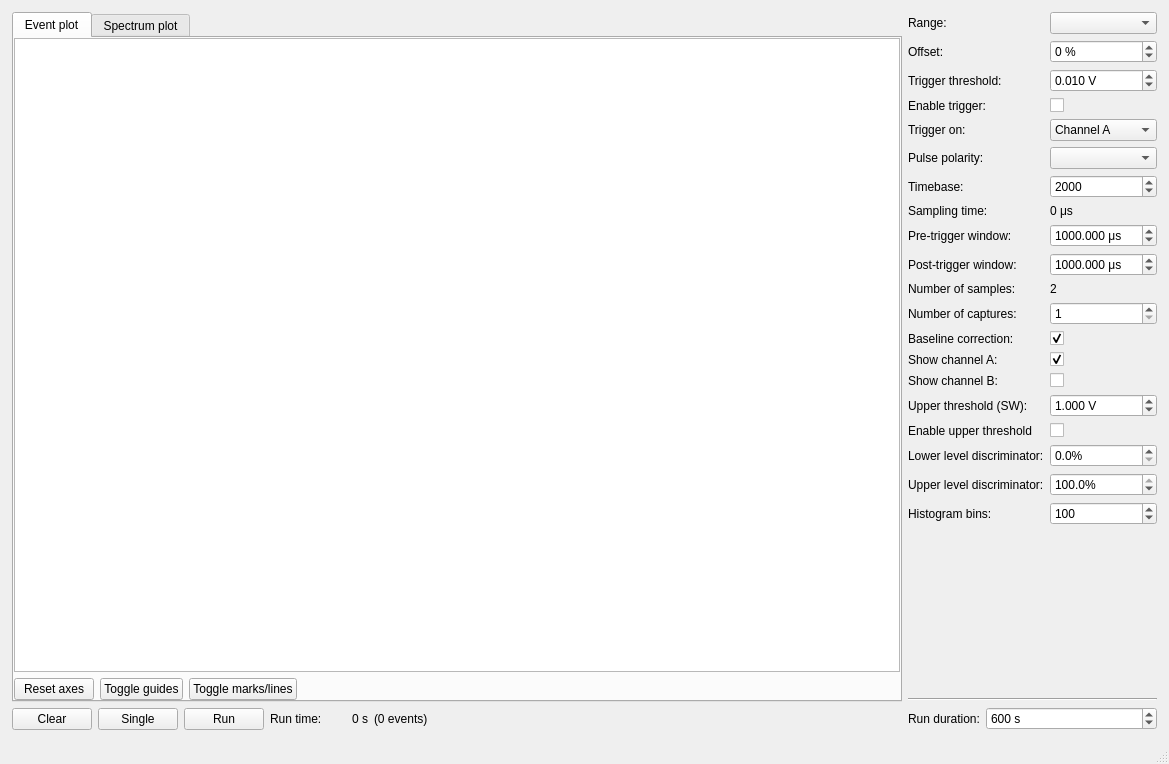
<?xml version="1.0" encoding="UTF-8"?>
<ui version="4.0">
 <class>MainWindow</class>
 <widget class="QMainWindow" name="MainWindow">
  <property name="geometry">
   <rect>
    <x>0</x>
    <y>0</y>
    <width>1169</width>
    <height>764</height>
   </rect>
  </property>
  <property name="windowTitle">
   <string>MainWindow</string>
  </property>
  <widget class="QWidget" name="centralwidget">
   <layout class="QHBoxLayout" name="horizontalLayout_2">
    <property name="leftMargin">
     <number>12</number>
    </property>
    <property name="topMargin">
     <number>12</number>
    </property>
    <property name="rightMargin">
     <number>12</number>
    </property>
    <property name="bottomMargin">
     <number>12</number>
    </property>
    <item>
     <layout class="QVBoxLayout" name="verticalLayout">
      <item>
       <widget class="QTabWidget" name="plot_tabs">
        <property name="currentIndex">
         <number>0</number>
        </property>
        <widget class="QWidget" name="event_tab">
         <attribute name="title">
          <string>Event plot</string>
         </attribute>
         <layout class="QVBoxLayout" name="verticalLayout_2">
          <property name="leftMargin">
           <number>0</number>
          </property>
          <property name="topMargin">
           <number>0</number>
          </property>
          <property name="rightMargin">
           <number>0</number>
          </property>
          <property name="bottomMargin">
           <number>0</number>
          </property>
          <item>
           <widget class="PlotWidget" name="event_plot"/>
          </item>
          <item>
           <layout class="QHBoxLayout" name="horizontalLayout_3">
            <item>
             <widget class="QPushButton" name="reset_event_axes_button">
              <property name="text">
               <string>Reset axes</string>
              </property>
             </widget>
            </item>
            <item>
             <widget class="QPushButton" name="toggle_guides_button1">
              <property name="text">
               <string>Toggle guides</string>
              </property>
             </widget>
            </item>
            <item>
             <widget class="QPushButton" name="toggle_markslines_button1">
              <property name="text">
               <string>Toggle marks/lines</string>
              </property>
             </widget>
            </item>
            <item>
             <spacer name="horizontalSpacer_2">
              <property name="orientation">
               <enum>Qt::Horizontal</enum>
              </property>
              <property name="sizeHint" stdset="0">
               <size>
                <width>40</width>
                <height>20</height>
               </size>
              </property>
             </spacer>
            </item>
           </layout>
          </item>
         </layout>
        </widget>
        <widget class="QWidget" name="spectrum_tab">
         <attribute name="title">
          <string>Spectrum plot</string>
         </attribute>
         <layout class="QVBoxLayout" name="verticalLayout_3">
          <property name="leftMargin">
           <number>0</number>
          </property>
          <property name="topMargin">
           <number>0</number>
          </property>
          <property name="rightMargin">
           <number>0</number>
          </property>
          <property name="bottomMargin">
           <number>0</number>
          </property>
          <item>
           <widget class="PlotWidget" name="spectrum_plot"/>
          </item>
          <item>
           <layout class="QHBoxLayout" name="horizontalLayout_6">
            <item>
             <widget class="QPushButton" name="reset_spectrum_axes_button">
              <property name="text">
               <string>Reset axes</string>
              </property>
             </widget>
            </item>
            <item>
             <widget class="QPushButton" name="toggle_guides_button2">
              <property name="text">
               <string>Toggle guides</string>
              </property>
             </widget>
            </item>
            <item>
             <widget class="QPushButton" name="toggle_markslines_button2">
              <property name="text">
               <string>Toggle marks/lines</string>
              </property>
             </widget>
            </item>
            <item>
             <spacer name="horizontalSpacer_3">
              <property name="orientation">
               <enum>Qt::Horizontal</enum>
              </property>
              <property name="sizeHint" stdset="0">
               <size>
                <width>40</width>
                <height>20</height>
               </size>
              </property>
             </spacer>
            </item>
           </layout>
          </item>
         </layout>
        </widget>
       </widget>
      </item>
      <item>
       <layout class="QHBoxLayout" name="horizontalLayout">
        <item>
         <widget class="QPushButton" name="clear_run_button">
          <property name="text">
           <string>Clear</string>
          </property>
         </widget>
        </item>
        <item>
         <widget class="QPushButton" name="single_button">
          <property name="text">
           <string>Single</string>
          </property>
         </widget>
        </item>
        <item>
         <widget class="QPushButton" name="run_stop_button">
          <property name="text">
           <string>Run</string>
          </property>
         </widget>
        </item>
        <item>
         <widget class="QLabel" name="label_12">
          <property name="text">
           <string>Run time:</string>
          </property>
         </widget>
        </item>
        <item>
         <widget class="QLabel" name="run_time_label">
          <property name="minimumSize">
           <size>
            <width>40</width>
            <height>0</height>
           </size>
          </property>
          <property name="text">
           <string>0 s</string>
          </property>
          <property name="alignment">
           <set>Qt::AlignRight|Qt::AlignTrailing|Qt::AlignVCenter</set>
          </property>
          <property name="margin">
           <number>0</number>
          </property>
         </widget>
        </item>
        <item>
         <widget class="QLabel" name="num_events_label">
          <property name="text">
           <string>(0 events)</string>
          </property>
         </widget>
        </item>
        <item>
         <spacer name="horizontalSpacer">
          <property name="orientation">
           <enum>Qt::Horizontal</enum>
          </property>
          <property name="sizeHint" stdset="0">
           <size>
            <width>40</width>
            <height>20</height>
           </size>
          </property>
         </spacer>
        </item>
       </layout>
      </item>
     </layout>
    </item>
    <item>
     <layout class="QVBoxLayout" name="verticalLayout_4" stretch="1,0,0,0">
      <item>
       <layout class="QFormLayout" name="formLayout">
        <property name="leftMargin">
         <number>0</number>
        </property>
        <property name="rightMargin">
         <number>0</number>
        </property>
        <item row="0" column="0">
         <widget class="QLabel" name="label">
          <property name="text">
           <string>Range:</string>
          </property>
         </widget>
        </item>
        <item row="0" column="1">
         <widget class="QComboBox" name="range_box"/>
        </item>
        <item row="1" column="0">
         <widget class="QLabel" name="label_2">
          <property name="text">
           <string>Offset:</string>
          </property>
         </widget>
        </item>
        <item row="1" column="1">
         <widget class="QDoubleSpinBox" name="offset_box">
          <property name="suffix">
           <string> %</string>
          </property>
          <property name="decimals">
           <number>0</number>
          </property>
          <property name="minimum">
           <double>-100.000000000000000</double>
          </property>
          <property name="maximum">
           <double>100.000000000000000</double>
          </property>
          <property name="value">
           <double>0.000000000000000</double>
          </property>
         </widget>
        </item>
        <item row="2" column="0">
         <widget class="QLabel" name="label_3">
          <property name="text">
           <string>Trigger threshold:</string>
          </property>
         </widget>
        </item>
        <item row="2" column="1">
         <widget class="QDoubleSpinBox" name="threshold_box">
          <property name="suffix">
           <string> V</string>
          </property>
          <property name="decimals">
           <number>3</number>
          </property>
          <property name="minimum">
           <double>-40.000000000000000</double>
          </property>
          <property name="maximum">
           <double>40.000000000000000</double>
          </property>
          <property name="singleStep">
           <double>0.010000000000000</double>
          </property>
          <property name="value">
           <double>0.010000000000000</double>
          </property>
         </widget>
        </item>
        <item row="3" column="0">
         <widget class="QLabel" name="label_4">
          <property name="text">
           <string>Enable trigger:</string>
          </property>
         </widget>
        </item>
        <item row="3" column="1">
         <widget class="QCheckBox" name="trigger_box">
          <property name="text">
           <string/>
          </property>
         </widget>
        </item>
        <item row="6" column="0">
         <widget class="QLabel" name="label_16">
          <property name="text">
           <string>Trigger on:</string>
          </property>
         </widget>
        </item>
        <item row="6" column="1">
         <widget class="QComboBox" name="trigger_channel_box">
          <item>
           <property name="text">
            <string>Channel A</string>
           </property>
          </item>
          <item>
           <property name="text">
            <string>Channel B</string>
           </property>
          </item>
         </widget>
        </item>
        <item row="7" column="0">
         <widget class="QLabel" name="label_14">
          <property name="text">
           <string>Pulse polarity:</string>
          </property>
         </widget>
        </item>
        <item row="7" column="1">
         <widget class="QComboBox" name="polarity_box"/>
        </item>
        <item row="8" column="0">
         <widget class="QLabel" name="label_7">
          <property name="text">
           <string>Timebase:</string>
          </property>
         </widget>
        </item>
        <item row="8" column="1">
         <widget class="QSpinBox" name="timebase_box">
          <property name="minimum">
           <number>2</number>
          </property>
          <property name="maximum">
           <number>65535</number>
          </property>
          <property name="value">
           <number>2000</number>
          </property>
         </widget>
        </item>
        <item row="9" column="0">
         <widget class="QLabel" name="label_8">
          <property name="text">
           <string>Sampling time:</string>
          </property>
         </widget>
        </item>
        <item row="9" column="1">
         <widget class="QLabel" name="sampling_time_label">
          <property name="text">
           <string>0 μs</string>
          </property>
         </widget>
        </item>
        <item row="10" column="0">
         <widget class="QLabel" name="label_5">
          <property name="text">
           <string>Pre-trigger window:</string>
          </property>
         </widget>
        </item>
        <item row="10" column="1">
         <widget class="QDoubleSpinBox" name="pre_trigger_box">
          <property name="suffix">
           <string> μs</string>
          </property>
          <property name="decimals">
           <number>3</number>
          </property>
          <property name="maximum">
           <double>1000000.000000000000000</double>
          </property>
          <property name="value">
           <double>1000.000000000000000</double>
          </property>
         </widget>
        </item>
        <item row="11" column="0">
         <widget class="QLabel" name="label_6">
          <property name="text">
           <string>Post-trigger window:</string>
          </property>
         </widget>
        </item>
        <item row="11" column="1">
         <widget class="QDoubleSpinBox" name="post_trigger_box">
          <property name="suffix">
           <string> μs</string>
          </property>
          <property name="decimals">
           <number>3</number>
          </property>
          <property name="maximum">
           <double>1000000.000000000000000</double>
          </property>
          <property name="value">
           <double>1000.000000000000000</double>
          </property>
         </widget>
        </item>
        <item row="12" column="0">
         <widget class="QLabel" name="label_9">
          <property name="text">
           <string>Number of samples:</string>
          </property>
         </widget>
        </item>
        <item row="12" column="1">
         <widget class="QLabel" name="num_samples_label">
          <property name="text">
           <string>2</string>
          </property>
         </widget>
        </item>
        <item row="13" column="0">
         <widget class="QLabel" name="label_13">
          <property name="text">
           <string>Number of captures:</string>
          </property>
         </widget>
        </item>
        <item row="13" column="1">
         <widget class="QSpinBox" name="num_captures_box">
          <property name="minimum">
           <number>1</number>
          </property>
          <property name="maximum">
           <number>10000</number>
          </property>
         </widget>
        </item>
        <item row="14" column="0">
         <widget class="QLabel" name="label_15">
          <property name="text">
           <string>Baseline correction:</string>
          </property>
         </widget>
        </item>
        <item row="14" column="1">
         <widget class="QCheckBox" name="baseline_correction_box">
          <property name="text">
           <string/>
          </property>
          <property name="checked">
           <bool>true</bool>
          </property>
         </widget>
        </item>
        <item row="15" column="0">
         <widget class="QLabel" name="label_17">
          <property name="text">
           <string>Show channel A:</string>
          </property>
         </widget>
        </item>
        <item row="15" column="1">
         <widget class="QCheckBox" name="ch_A_enabled_box">
          <property name="text">
           <string/>
          </property>
          <property name="checked">
           <bool>true</bool>
          </property>
         </widget>
        </item>
        <item row="16" column="0">
         <widget class="QLabel" name="label_18">
          <property name="text">
           <string>Show channel B:</string>
          </property>
         </widget>
        </item>
        <item row="16" column="1">
         <widget class="QCheckBox" name="ch_B_enabled_box">
          <property name="text">
           <string/>
          </property>
         </widget>
        </item>
        <item row="19" column="0">
         <widget class="QLabel" name="label_19">
          <property name="text">
           <string>Lower level discriminator:</string>
          </property>
         </widget>
        </item>
        <item row="19" column="1">
         <widget class="QDoubleSpinBox" name="lld_box">
          <property name="suffix">
           <string>%</string>
          </property>
          <property name="decimals">
           <number>1</number>
          </property>
         </widget>
        </item>
        <item row="20" column="0">
         <widget class="QLabel" name="label_20">
          <property name="text">
           <string>Upper level discriminator:</string>
          </property>
         </widget>
        </item>
        <item row="20" column="1">
         <widget class="QDoubleSpinBox" name="uld_box">
          <property name="suffix">
           <string>%</string>
          </property>
          <property name="decimals">
           <number>1</number>
          </property>
          <property name="value">
           <double>100.000000000000000</double>
          </property>
         </widget>
        </item>
        <item row="21" column="0">
         <widget class="QLabel" name="label_21">
          <property name="text">
           <string>Histogram bins:</string>
          </property>
         </widget>
        </item>
        <item row="21" column="1">
         <widget class="QSpinBox" name="num_bins_box">
          <property name="maximum">
           <number>4095</number>
          </property>
          <property name="value">
           <number>100</number>
          </property>
         </widget>
        </item>
        <item row="18" column="1">
         <widget class="QCheckBox" name="upper_trigger_box">
          <property name="text">
           <string/>
          </property>
         </widget>
        </item>
        <item row="18" column="0">
         <widget class="QLabel" name="label_22">
          <property name="text">
           <string>Enable upper threshold</string>
          </property>
         </widget>
        </item>
        <item row="17" column="1">
         <widget class="QDoubleSpinBox" name="upper_threshold_box">
          <property name="suffix">
           <string> V</string>
          </property>
          <property name="decimals">
           <number>3</number>
          </property>
          <property name="minimum">
           <double>-40.000000000000000</double>
          </property>
          <property name="maximum">
           <double>40.000000000000000</double>
          </property>
          <property name="singleStep">
           <double>0.010000000000000</double>
          </property>
          <property name="value">
           <double>1.000000000000000</double>
          </property>
         </widget>
        </item>
        <item row="17" column="0">
         <widget class="QLabel" name="label_10">
          <property name="text">
           <string>Upper threshold (SW):</string>
          </property>
         </widget>
        </item>
       </layout>
      </item>
      <item>
       <widget class="Line" name="line_2">
        <property name="orientation">
         <enum>Qt::Horizontal</enum>
        </property>
       </widget>
      </item>
      <item>
       <layout class="QFormLayout" name="formLayout_6">
        <item row="0" column="0">
         <widget class="QLabel" name="label_11">
          <property name="text">
           <string>Run duration:</string>
          </property>
         </widget>
        </item>
        <item row="0" column="1">
         <widget class="QSpinBox" name="run_duration_box">
          <property name="suffix">
           <string> s</string>
          </property>
          <property name="minimum">
           <number>1</number>
          </property>
          <property name="maximum">
           <number>1000000</number>
          </property>
          <property name="value">
           <number>600</number>
          </property>
         </widget>
        </item>
       </layout>
      </item>
      <item>
       <layout class="QFormLayout" name="formLayout_2"/>
      </item>
     </layout>
    </item>
   </layout>
  </widget>
  <widget class="QMenuBar" name="menubar">
   <property name="geometry">
    <rect>
     <x>0</x>
     <y>0</y>
     <width>1169</width>
     <height>22</height>
    </rect>
   </property>
  </widget>
  <widget class="QStatusBar" name="statusbar"/>
 </widget>
 <customwidgets>
  <customwidget>
   <class>PlotWidget</class>
   <extends>QGraphicsView</extends>
   <header>pyqtgraph</header>
  </customwidget>
 </customwidgets>
 <resources/>
 <connections/>
</ui>
